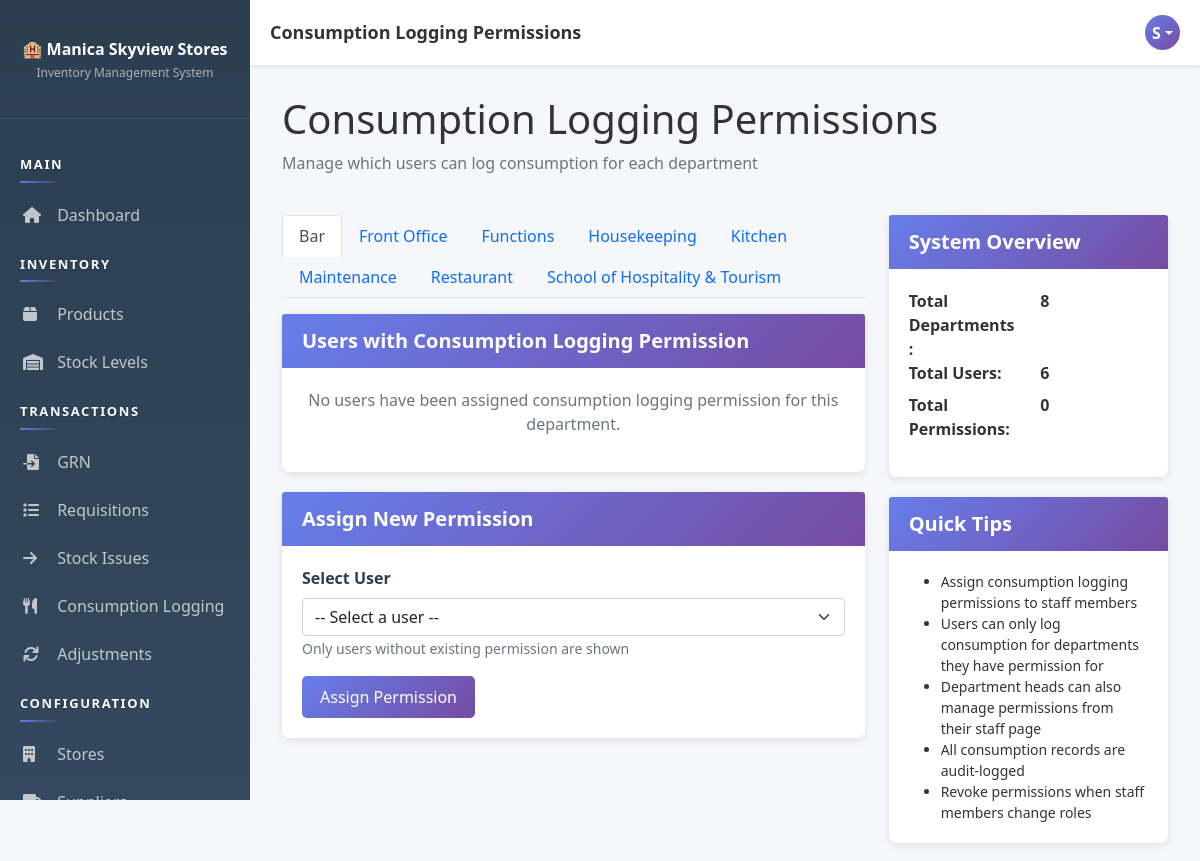
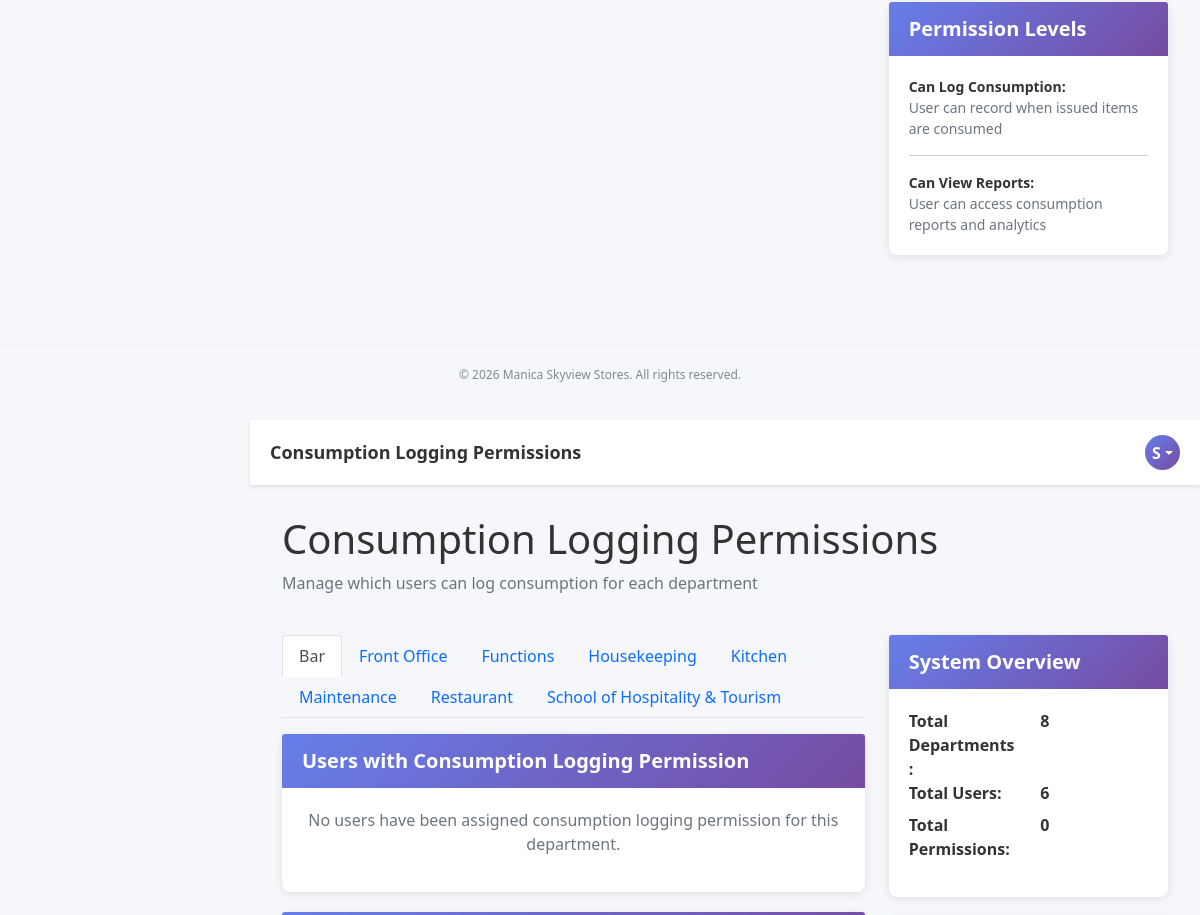
Page /pages/settings/consumption-permissions.php (signed in, upper part) on the earlier database version (2 pictures, top to bottom).
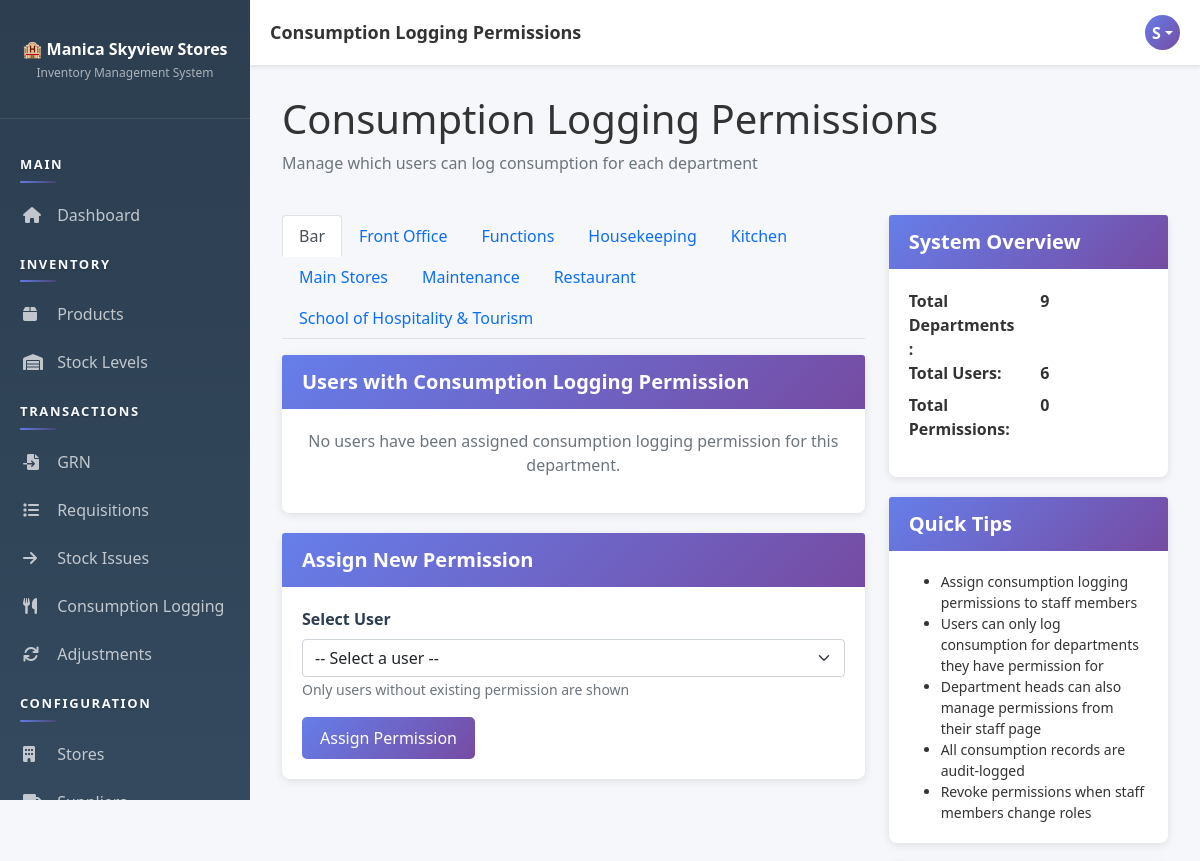
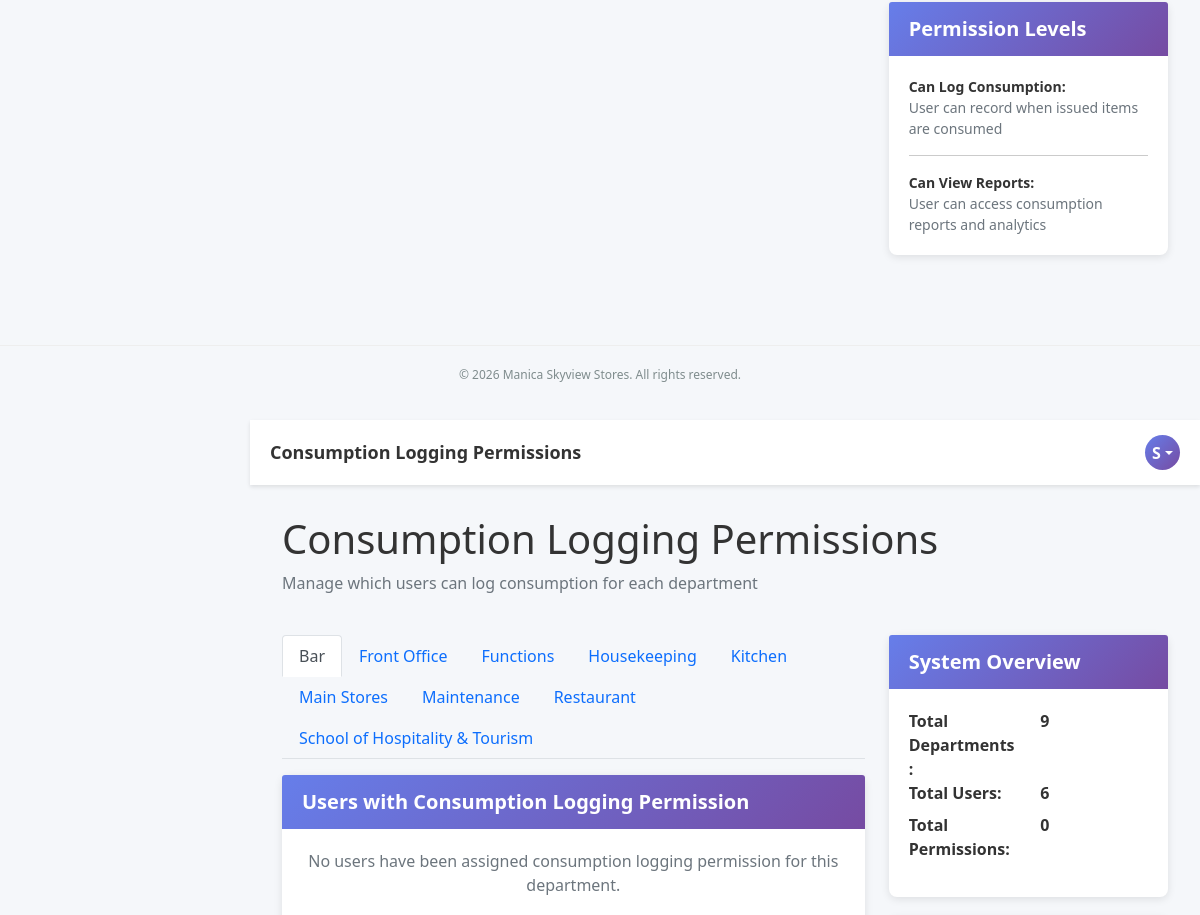
Same page on the later database version (2 pictures, top to bottom).
### tables this page shows
CREATE TABLE `departments` (
  `dept_id` int(11) NOT NULL AUTO_INCREMENT,
  `dept_name` varchar(100) NOT NULL,
  `dept_code` varchar(20) NOT NULL,
  `head_user_id` int(11) DEFAULT NULL,
  `status` enum('active','inactive') DEFAULT 'active',
  `monthly_budget` decimal(12,2) NOT NULL DEFAULT 0.00,
  `weekly_budget` decimal(12,2) NOT NULL DEFAULT 0.00,
  `created_at` timestamp NOT NULL DEFAULT current_timestamp(),
  PRIMARY KEY (`dept_id`),
  UNIQUE KEY `dept_code` (`dept_code`),
  KEY `head_user_id` (`head_user_id`),
  CONSTRAINT `departments_ibfk_1` FOREIGN KEY (`head_user_id`) REFERENCES `users` (`user_id`)
);

### app/bootstrap.php (called while the page is built, shortened)
<?php
function autoload($class) {
    $paths = [
        __DIR__ . '/helpers/' . $class . '.php',
        __DIR__ . '/models/' . $class . '.php',
        __DIR__ . '/controllers/' . $class . '.php'
    ];
    foreach ($paths as $path) {
        if (file_exists($path)) {
            return;
        }
    }
}

### app/helpers/Database.php (called while the page is built, shortened)
<?php
class Database {
    private static $instance = null;
    private $connection = null;
    private function __construct() {
        try {
            $this->connection = new mysqli(DB_HOST, DB_USER, DB_PASS, DB_NAME);
            $this->connection->set_charset('utf8mb4');
        } catch (Exception $e) {
            die('Error: ' . $e->getMessage());
        }
    }
    public static function getInstance() {
        if (self::$instance === null) {
            self::$instance = new Database();
        }
        return self::$instance;
    }
    public function getConnection() {
        return $this->connection;
    }
}

### app/models/Model.php (called while the page is built, shortened)
<?php
class Model {
    public function __construct() {
        $this->db = Database::getInstance()->getConnection();
    }
}

### app/models/Consumption.php (called while the page is built, shortened)
<?php
class Consumption extends Model {
    public function getPermissionedUsersForDepartment($departmentId) {
        $sql = "SELECT cp.*, u.full_name, u.username, r.role_name
                FROM consumption_permissions cp
                JOIN users u ON cp.user_id = u.user_id
                JOIN roles r ON u.role_id = r.role_id
                WHERE cp.department_id = ? AND cp.status = 'active'
                ORDER BY u.full_name ASC";
        $stmt = $this->db->prepare($sql);
        $stmt->bind_param('i', $departmentId);
        $stmt->execute();
        return $stmt->get_result()->fetch_all(MYSQLI_ASSOC);
    }
}
?>

### pages/settings/consumption-permissions.php (the view, shortened to what the changed rows need)
<?php
require_once __DIR__ . '/../../app/bootstrap.php';
$consumption = new Consumption();
$tableError = false;
$db = Database::getInstance()->getConnection();
$deptSql = "SELECT dept_id, dept_name FROM departments WHERE status = 'active' ORDER BY dept_name ASC";
$departments = $db->query($deptSql)->fetch_all(MYSQLI_ASSOC);
$userSql = "SELECT u.user_id, u.full_name, u.username, r.role_name
            FROM users u
            JOIN roles r ON u.role_id = r.role_id
            WHERE u.status = 'active'
            ORDER BY u.full_name ASC";
$users = $db->query($userSql)->fetch_all(MYSQLI_ASSOC);
$pageTitle = 'Consumption Logging Permissions';
?>
<?php include __DIR__ . '/../../app/views/layout-header.php'; ?>
<div class="container-fluid">
    <div class="row mb-4">
        <div class="col">
            <h1><?php echo $pageTitle; ?></h1>
        </div>
    </div>
    <?php if ($tableError): ?>
        <div class="card border-danger">
            <div class="card-header bg-danger text-white">
                <h5 class="mb-0">⚠️ Setup Required</h5>
            </div>
            <div class="card-body">
                <p>The consumption tracking feature requires database tables that have not been created yet.</p>
                <h6>Steps to enable:</h6>
                <ol>
                    <li>Make a backup of your database</li>
                    <li>Run the updated <code>database/schema.sql</code> file</li>
                    <li>Refresh this page</li>
                </ol>
                <p class="mb-0"><small class="text-muted">The schema update includes the <code>consumption_permissions</code> and <code>consumption_records</code> tables.</small></p>
            </div>
        </div>
    <?php else: ?>
    <div class="row">
        <div class="col-lg-8">
            <ul class="nav nav-tabs mb-3" role="tablist">
                <?php foreach ($departments as $idx => $dept): ?>
                    <li class="nav-item" role="presentation">
                        <button class="nav-link <?php echo $idx === 0 ? 'active' : ''; ?>"
                                id="dept-tab-<?php echo (int)$dept['dept_id']; ?>"
                                data-bs-toggle="tab"
                                data-bs-target="#dept-panel-<?php echo (int)$dept['dept_id']; ?>"
                                type="button">
                            <?php echo htmlspecialchars($dept['dept_name']); ?>
                        </button>
                    </li>
                <?php endforeach; ?>
            </ul>
            <div class="tab-content">
                <?php foreach ($departments as $idx => $dept):
                    $permissionedUsers = $consumption->getPermissionedUsersForDepartment((int)$dept['dept_id']);
                ?>
                    <div class="tab-pane fade <?php echo $idx === 0 ? 'show active' : ''; ?>"
                         id="dept-panel-<?php echo (int)$dept['dept_id']; ?>"
                         role="tabpanel">
                        <div class="card">
                            <div class="card-header">
                                <h5 class="mb-0">Users with Consumption Logging Permission</h5>
                            </div>
                            <?php if (empty($permissionedUsers)): ?>
                                <div class="card-body text-center text-muted">
                                    <p>No users have been assigned consumption logging permission for this department.</p>
                                </div>
                            <?php endif; ?>
                        </div>
                        <div class="card mt-3">
                            <div class="card-header">
                                <h5 class="mb-0">Assign New Permission</h5>
                            </div>
                            <div class="card-body">
                                <form method="POST">
                                    <div class="mb-3">
                                        <label for="user-select-<?php echo (int)$dept['dept_id']; ?>" class="form-label">Select User</label>
                                        <select name="user_id" id="user-select-<?php echo (int)$dept['dept_id']; ?>" class="form-select" required>
                                            <option value="">-- Select a user --</option>
                                        </select>
                                        <small class="text-muted">Only users without existing permission are shown</small>
                                    </div>
                                    <button type="submit" class="btn btn-primary">Assign Permission</button>
                                </form>
                            </div>
                        </div>
                    </div>
                <?php endforeach; ?>
            </div>
        </div>
        <div class="col-lg-4">
            <div class="card">
                <div class="card-header">
                    <h5 class="mb-0">System Overview</h5>
                </div>
                <div class="card-body">
                    <dl class="row">
                        <dt class="col-sm-6">Total Departments:</dt>
                        <dd class="col-sm-6"><strong><?php echo count($departments); ?></strong></dd>
                        <dt class="col-sm-6">Total Users:</dt>
                        <dd class="col-sm-6"><strong><?php echo count($users); ?></strong></dd>
                        <dt class="col-sm-6">Total Permissions:</dt>
                        <dd class="col-sm-6">
                            <strong>
                                <?php
                                $totalPerms = 0;
                                foreach ($departments as $d) {
                                    $totalPerms += count($consumption->getPermissionedUsersForDepartment((int)$d['dept_id']));
                                }
                                echo $totalPerms;
                                ?>
                            </strong>
                        </dd>
                    </dl>
                </div>
            </div>
            <div class="card mt-3">
                <div class="card-header">
                    <h5 class="mb-0">Quick Tips</h5>
                </div>
                <div class="card-body small">
                    <ul class="mb-0">
                        <li>Assign consumption logging permissions to staff members</li>
                        <li>Users can only log consumption for departments they have permission for</li>
                        <li>Department heads can also manage permissions from their staff page</li>
                        <li>All consumption records are audit-logged</li>
                        <li>Revoke permissions when staff members change roles</li>
                    </ul>
                </div>
            </div>
            <div class="card mt-3">
                <div class="card-header">
                    <h5 class="mb-0">Permission Levels</h5>
                </div>
                <div class="card-body small">
                    <div class="mb-2">
                        <strong>Can Log Consumption:</strong>
                        <p class="text-muted mb-0">User can record when issued items are consumed</p>
                    </div>
                    <hr>
                    <div>
                        <strong>Can View Reports:</strong>
                        <p class="text-muted mb-0">User can access consumption reports and analytics</p>
                    </div>
                </div>
            </div>
        </div>
    </div>
    <?php endif; ?>
</div>
<?php include __DIR__ . '/../../app/views/layout-footer.php'; ?>
<?php include __DIR__ . '/../../app/views/layout-header.php'; ?>
<div class="container-fluid">
    <div class="row mb-4">
        <div class="col">
            <h1><?php echo $pageTitle; ?></h1>
        </div>
    </div>
    <div class="row">
        <div class="col-lg-8">
            <ul class="nav nav-tabs mb-3" role="tablist">
                <?php foreach ($departments as $idx => $dept): ?>
                    <li class="nav-item" role="presentation">
                        <button class="nav-link <?php echo $idx === 0 ? 'active' : ''; ?>"
                                id="dept-tab-<?php echo (int)$dept['dept_id']; ?>"
                                data-bs-toggle="tab"
                                data-bs-target="#dept-panel-<?php echo (int)$dept['dept_id']; ?>"
                                type="button">
                            <?php echo htmlspecialchars($dept['dept_name']); ?>
                        </button>
                    </li>
                <?php endforeach; ?>
            </ul>
            <div class="tab-content">
                <?php foreach ($departments as $idx => $dept):
                    $permissionedUsers = $consumption->getPermissionedUsersForDepartment((int)$dept['dept_id']);
                ?>
                    <div class="tab-pane fade <?php echo $idx === 0 ? 'show active' : ''; ?>"
                         id="dept-panel-<?php echo (int)$dept['dept_id']; ?>"
                         role="tabpanel">
                        <div class="card">
                            <div class="card-header">
                                <h5 class="mb-0">Users with Consumption Logging Permission</h5>
                            </div>
                            <?php if (empty($permissionedUsers)): ?>
                                <div class="card-body text-center text-muted">
                                    <p>No users have been assigned consumption logging permission for this department.</p>
                                </div>
                            <?php endif; ?>
                        </div>
                    </div>
                <?php endforeach; ?>
            </div>
        </div>
        <div class="col-lg-4">
            <div class="card">
                <div class="card-body">
                    <dl class="row">
                        <dd class="col-sm-6"><strong><?php echo count($departments); ?></strong></dd>
                    </dl>
                </div>
            </div>
        </div>
    </div>
</div>
<?php include __DIR__ . '/../../app/views/layout-footer.php'; ?>

Differences in the rows shown:
added departments: dept_name "Main Stores"
Other differences:
count($departments): "8" → "9"
